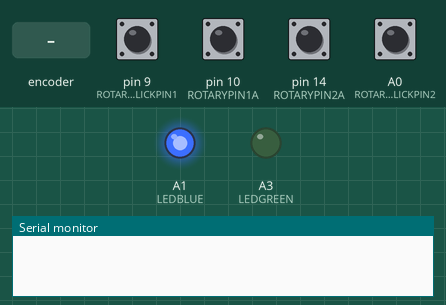
Bench run of a sketch on a simulated Arduino Leonardo, built with avr-gcc and run on an emulated ATmega32U4. On the bench: output pins drawn as LEDs (lit = HIGH), the last lines printed to the serial monitor. The inputs (shaded band) are chosen by the test bench; at power-on: A0 (ROTARYCLICKPIN2), pin 9 (ROTARYCLICKPIN1), pin 10 (ROTARYPIN1A), pin 14 (ROTARYPIN2A) HIGH. USB keyboard and mouse output is not drawn.

Above: at 1.2 s.
1.3 s: A0 (ROTARYCLICKPIN2) pulled LOW for 3.2 s
At 5.6 s:
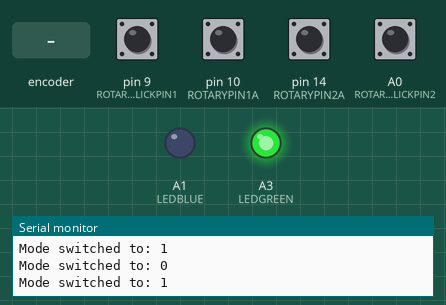
6.0 s: rotary encoder on pin 9 (ROTARYCLICKPIN1) / pin 16 (ROTARYPIN1B) turned 1 step (first pin leading)
At 6.8 s:
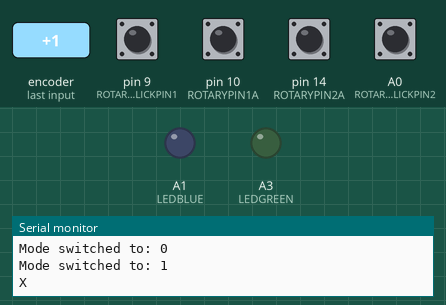
Timing chart, 0 to 9.0 s (numbered marks = the images above; inputs shaded):
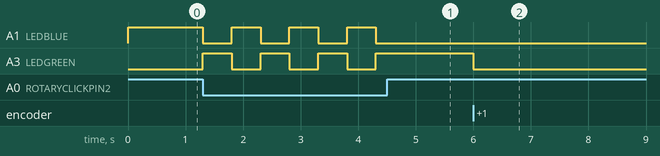

Measured:
- after the input at 1.3 s, A1 (LEDBLUE): alternates HIGH for 0.50 s and LOW for 0.50 s, 7 changes in all, then stays LOW, starting at once; A3 (LEDGREEN): alternates HIGH for 0.50 s and LOW for 0.50 s, 7 changes in all, then stays HIGH, starting at once
- after the input at 6.0 s, A3 (LEDGREEN): HIGH → LOW at once

The sketch:

Macroboard_MKI.ino
```cpp
#include <Keypad.h>
#include <Keyboard.h>

char MODE = 0;
char LEDMODE = 1;
enum Color { red, green, blue, black };
Color ledColor = blue;

//Keypad
const byte ROWS = 4;
const byte COLS = 4;

char hexaKeys[ROWS][COLS] = {
  {'3','2','1','0'},
  {'7','6','5','4'},
  {'B','A','9','8'}
};

byte rowPins[ROWS] = {8,7,6};
byte colPins[COLS] = {5,4,3,2};

Keypad customKeypad = Keypad(makeKeymap(hexaKeys), rowPins, colPins, ROWS, COLS);

// rotary encoder
int state1, lastState1;
int state2, lastState2;
int counter1 = 0, counter2 = 0;
#define ROTARYPIN1A 10
#define ROTARYPIN1B 16
#define ROTARYPIN2A 14
#define ROTARYPIN2B 15
#define ROTARYCLICKPIN1 9
#define ROTARYCLICKPIN2 A0

// LED
#define LEDBLUE A1
#define LEDGREEN A3
#define LEDRED A2
char valueBlue = 255;
char valueRed = 0;
char valueGreen = 0;

void setup() {
  //rotary encoder
  pinMode(ROTARYPIN1A, INPUT_PULLUP);
  pinMode(ROTARYPIN1B, INPUT_PULLUP);
  pinMode(ROTARYPIN2A, INPUT_PULLUP);
  pinMode(ROTARYPIN2B, INPUT_PULLUP);
  pinMode(ROTARYCLICKPIN1, INPUT_PULLUP);
  pinMode(ROTARYCLICKPIN2, INPUT_PULLUP);
  lastState1 = digitalRead(ROTARYPIN1A);
  lastState2 = digitalRead(ROTARYPIN2A);

  //keyboard
  Keyboard.begin();

  //LED
  pinMode(LEDBLUE, OUTPUT);
  pinMode(LEDGREEN, OUTPUT);
  pinMode(LEDBLUE, OUTPUT);
  setLight(ledColor);
}

void loop() {
  rotaryUpdate();

  if (!digitalRead(ROTARYCLICKPIN1)) {
    doClick('X');
    delay(500);
  }
  if (!digitalRead(ROTARYCLICKPIN2)) {
    doClick('Y');
    delay(500);
  }

  char key = customKeypad.getKey();
  if (key) {
    doClick(key);
  }
}

void rotaryUpdate() {
  state1 = digitalRead(ROTARYPIN1A);
  state2 = digitalRead(ROTARYPIN2A);

  if (state1 != lastState1) {
    if (digitalRead(ROTARYPIN1B) != state1) {
      if (counter1 < 255) counter1++;
      Serial.print("Counter1: ");
      Serial.println(counter1);
    }
    else {
      if (counter1 > 0) counter1--;
      Serial.print("Counter1: ");
      Serial.println(counter1);
    }
  }
  lastState1 = state1;

  if (state2 != lastState2) {
    if (digitalRead(ROTARYPIN2B) != state2) {
      if(counter2 < 255) { counter2++; }
      Serial.print("Counter2: ");
      Serial.println(counter2);
    }
    else {
      if (counter2 > 0) { counter2--; }
      Serial.print("Counter2: ");
      Serial.println(counter2);
    }
  }
  lastState2 = state2;
}

void doClick(char key) {
  if (MODE == 0) {
    switch(key) {
      case '0':
        Serial.println("0 MODE: 0");
        break;
      case '1':
        Serial.println("1 MODE: 0");
        break;
      case '2':
        Serial.println("2 MODE: 0");
        break;
      case '3':
        Serial.println("3 MODE: 0");
        break;
      case '4':
        Serial.println("4 MODE: 0");
        break;
      case '5':
        Serial.println("5 MODE: 0");
        break;
      case '6':
        Serial.println("6 MODE: 0");
        break;
      case '7':
        Serial.println("7 MODE: 0");
        break;
      case '8':
        Serial.println("8 MODE: 0");
        break;
      case '9':
        Serial.println("9 MODE: 0");
        break;
      case 'A':
        Serial.println("A MODE: 0");
        break;
      case 'B':
        Serial.println("B MODE: 0");
        break;
    }
  }
  else if (MODE == 1) {
    switch(key) {
      case '0':
        Serial.println("0 MODE: 1");
        break;
      case '1':
        Serial.println("1 MODE: 1");
        break;
      case '2':
        Serial.println("2 MODE: 1");
        break;
      case '3':
        Serial.println("3 MODE: 1");
        break;
      case '4':
        Serial.println("4 MODE: 1");
        break;
      case '5':
        Serial.println("5 MODE: 1");
        break;
      case '6':
        Serial.println("6 MODE: 1");
        break;
      case '7':
        Serial.println("7 MODE: 1");
        break;
      case '8':
        Serial.println("8 MODE: 1");
        break;
      case '9':
        Serial.println("9 MODE: 1");
        break;
      case 'A':
        Serial.println("A MODE: 1");
        break;
      case 'B':
        Serial.println("B MODE: 1");
        break;
    }
  }
  if (key == 'X') {
    Serial.println("X");
    LEDMODE = ( LEDMODE + 1 ) % 2;
    setLight(ledColor);
  }
  else if (key == 'Y') {
    MODE = (MODE + 1) % 2;
    Serial.print("Mode switched to: ");
    Serial.println(int(MODE));
    if (MODE == 0) {
      ledColor = blue;
      setLight(ledColor);
    }
    else if (MODE == 1) {
      ledColor = green;
      setLight(ledColor);
    }
  }
}

void setLight(Color color) {
  char valueRed, valueGreen, valueBlue;
  if (LEDMODE == 0) {
    digitalWrite(LEDRED, LOW);
    digitalWrite(LEDGREEN, LOW);
    digitalWrite(LEDBLUE, LOW);
    return;
  }
  switch (color) {
    case red:
      digitalWrite(LEDRED, HIGH);
      digitalWrite(LEDGREEN, LOW);
      digitalWrite(LEDBLUE, LOW);
      break;
    case green:
      digitalWrite(LEDRED, LOW);
      digitalWrite(LEDGREEN, HIGH);
      digitalWrite(LEDBLUE, LOW);
      break;
    case blue:
      digitalWrite(LEDRED, LOW);
      digitalWrite(LEDGREEN, LOW);
      digitalWrite(LEDBLUE, HIGH);
      break;
    case black:
      digitalWrite(LEDRED, LOW);
      digitalWrite(LEDGREEN, LOW);
      digitalWrite(LEDBLUE, LOW);
      break;
  }
}

void shortCut(char key) {
  Keyboard.press(KEY_LEFT_CTRL);
  Keyboard.press(KEY_LEFT_ALT);
  Keyboard.press(key);
  delay(100);
  Keyboard.releaseAll();
}
```
